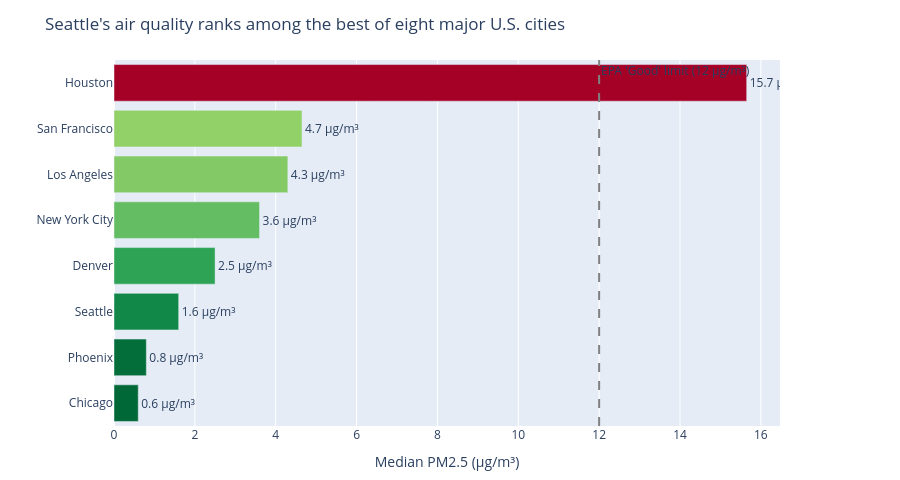

Here is the notebook cell this chart was saved with:
### Markdown cell above
### Question 3 — City Comparison: How does Seattle's air quality compare to other major U.S. cities?

Median PM2.5 from outdoor sensors is used to compare eight cities. The EPA "Good" threshold
(12 µg/m³) is shown as a reference line. Sensors with readings above 200 µg/m³ are excluded
as implausible before computing city-level medians.

### Code cell
cities = {
    "Seattle":       dict(nwlng=-122.45, nwlat=47.70, selng=-122.25, selat=47.55),
    "Los Angeles":   dict(nwlng=-118.50, nwlat=34.20, selng=-118.10, selat=33.90),
    "San Francisco": dict(nwlng=-122.55, nwlat=37.85, selng=-122.35, selat=37.70),
    "New York City": dict(nwlng=-74.10,  nwlat=40.80, selng=-73.70,  selat=40.60),
    "Chicago":       dict(nwlng=-87.80,  nwlat=42.00, selng=-87.55,  selat=41.75),
    "Denver":        dict(nwlng=-105.10, nwlat=39.80, selng=-104.85, selat=39.60),
    "Phoenix":       dict(nwlng=-112.15, nwlat=33.65, selng=-111.85, selat=33.35),
    "Houston":       dict(nwlng=-95.60,  nwlat=29.90, selng=-95.20,  selat=29.60),
}

results = []
for city, bbox in cities.items():
    params = {"fields": "pm2.5,pm2.5_24hour", "max_age": 3600, "location_type": 0, **bbox}
    r = requests.get(f"{BASE_URL}/sensors", headers=HEADERS, params=params)
    if r.status_code != 200:
        print(f"  {city}: API error {r.status_code}")
        continue
    raw = r.json()
    city_df = pd.DataFrame(raw["data"], columns=raw["fields"])
    if city_df.empty:
        print(f"  {city}: no sensors found")
        continue
    clean = city_df[city_df["pm2.5"] <= 200]
    results.append({
        "city": city,
        "sensors": len(city_df),
        "median_pm25": round(clean["pm2.5"].median(), 2),
        "median_pm25_24hr": round(clean["pm2.5_24hour"].median(), 2),
    })
    print(f"  {city}: {len(city_df)} sensors, median PM2.5 = {clean['pm2.5'].median():.2f}")

city_plot = pd.DataFrame(results).sort_values("median_pm25", ascending=True)

fig3 = px.bar(
    city_plot,
    x="median_pm25",
    y="city",
    orientation="h",
    color="median_pm25",
    color_continuous_scale="RdYlGn_r",
    text="median_pm25",
    title="Seattle's air quality ranks among the best of eight major U.S. cities",
    labels={"median_pm25": "Median PM2.5 (µg/m³)", "city": ""},
)
fig3.update_traces(texttemplate="%{text:.1f} µg/m³", textposition="outside")
fig3.add_vline(
    x=12,
    line_dash="dash",
    line_color="gray",
    annotation_text="EPA 'Good' limit (12 µg/m³)",
    annotation_position="top right",
)
fig3.update_layout(
    coloraxis_showscale=False,
    xaxis_title="Median PM2.5 (µg/m³)",
    height=480,
    margin=dict(l=20, r=120, t=60, b=40),
)
fig3.show()
fig3.write_image("chart_city_comparison.png")
print("Saved chart_city_comparison.png")

### Figure 1 — Plotly figure (JSON) as saved in the notebook; plotly's stock layout.template omitted (floating-point values rounded to 4 significant figures)
{"data": [{"hovertemplate": "Median PM2.5 (µg/m³)=%{marker.color}<br>=%{y}<extra></extra>", "legendgroup": "", "marker": {"color": [0.6, 0.8, 1.6, 2.5, 3.6, 4.3, 4.65, 15.65], "coloraxis": "coloraxis", "pattern": {"shape": ""}}, "name": "", "orientation": "h", "showlegend": false, "text": [0.6, 0.8, 1.6, 2.5, 3.6, 4.3, 4.65, 15.65], "textposition": "outside", "texttemplate": "%{text:.1f} µg/m³", "type": "bar", "x": [0.6, 0.8, 1.6, 2.5, 3.6, 4.3, 4.65, 15.65], "xaxis": "x", "y": ["Chicago", "Phoenix", "Seattle", "Denver", "New York City", "Los Angeles", "San Francisco", "Houston"], "yaxis": "y"}], "layout": {"annotations": [{"showarrow": false, "text": "EPA 'Good' limit (12 µg/m³)", "x": 12, "xanchor": "left", "xref": "x", "y": 1, "yanchor": "top", "yref": "y domain"}], "barmode": "relative", "coloraxis": {"colorbar": {"title": {"text": "Median PM2.5 (µg/m³)"}}, "colorscale": [[0.0, "rgb(0,104,55)"], [0.1, "rgb(26,152,80)"], [0.2, "rgb(102,189,99)"], [0.3, "rgb(166,217,106)"], [0.4, "rgb(217,239,139)"], [0.5, "rgb(255,255,191)"], [0.6, "rgb(254,224,139)"], [0.7, "rgb(253,174,97)"], [0.8, "rgb(244,109,67)"], [0.9, "rgb(215,48,39)"], [1.0, "rgb(165,0,38)"]], "showscale": false}, "height": 480, "legend": {"tracegroupgap": 0}, "margin": {"b": 40, "l": 20, "r": 120, "t": 60}, "shapes": [{"line": {"color": "gray", "dash": "dash"}, "type": "line", "x0": 12, "x1": 12, "xref": "x", "y0": 0, "y1": 1, "yref": "y domain"}], "title": {"text": "Seattle's air quality ranks among the best of eight major U.S. cities"}, "xaxis": {"anchor": "y", "domain": [0.0, 1.0], "title": {"text": "Median PM2.5 (µg/m³)"}}, "yaxis": {"anchor": "x", "domain": [0.0, 1.0], "title": {"text": ""}}}}
